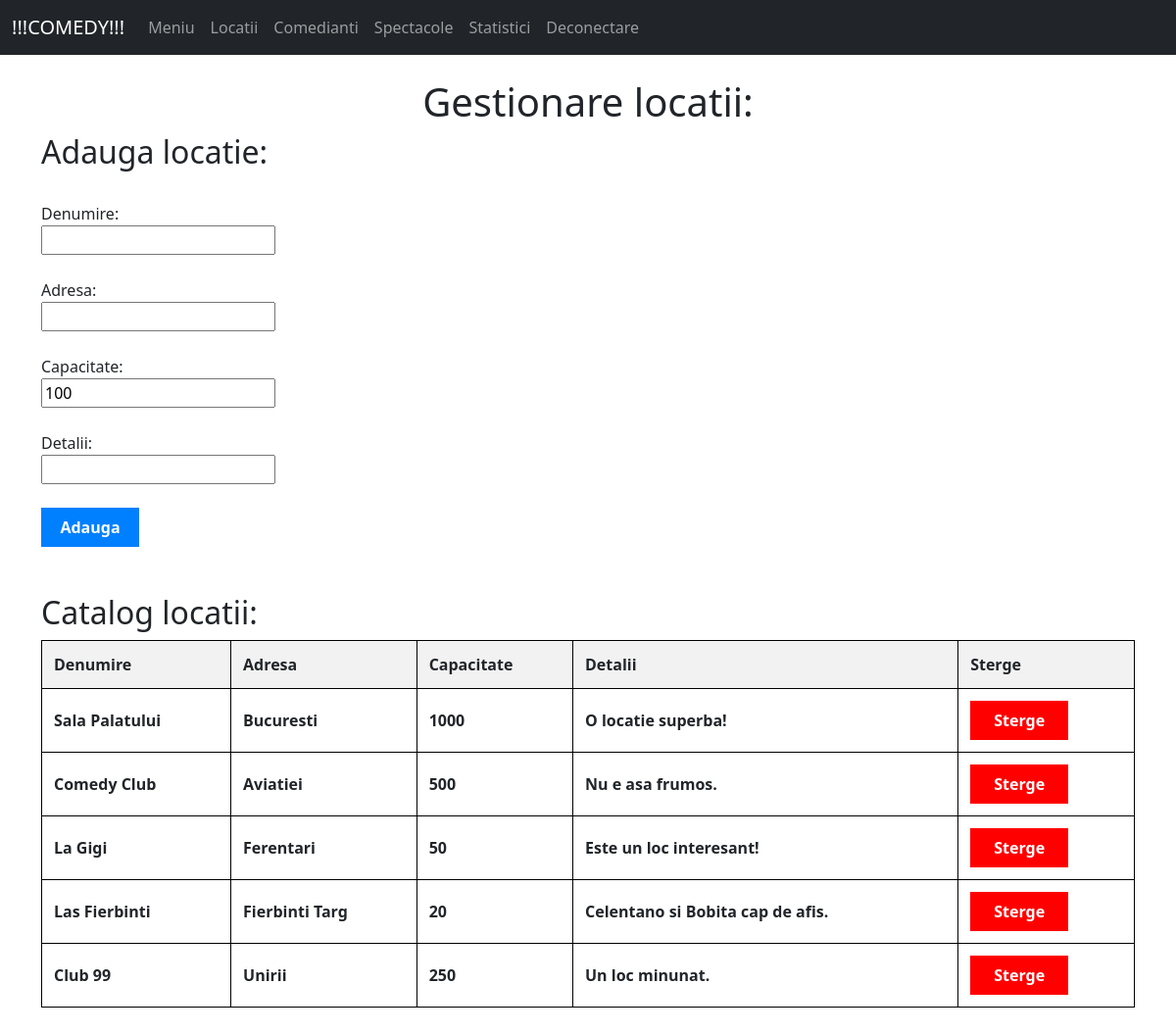
The page /profil_admin/locatii/ (signed in) on the database its author committed.
### tables this page shows
CREATE TABLE Locatie(
            ID_locatie INTEGER PRIMARY KEY AUTOINCREMENT,
            nume_locatie VARCHAR(70),
            adresa VARCHAR(100),
            capacitate INTEGER,
            detalii VARCHAR(150)
         );

### app.py (the view, shortened to what this page needs)
@app.route('/profil_admin/locatii/', methods=['GET', 'POST'])
def locatii():
    if (session["logat"] != 1 or session["tip_cont"] != "admin"):
        return redirect('/')
    print("aici")
    conn = sqlite3.connect('database.db')
    cursor = conn.cursor()
    query = "SELECT * FROM Locatie"
    cursor.execute(query)
    lista_loc = cursor.fetchall()
    return render_template("locatii.html", exista_loc = False, lista_loc = lista_loc)

### templates/locatii.html (shortened to what this page needs)
{% extends 'base_admin.html' %}
{% block content %}
<center>
    <div class= "container">
<h1>Gestionare locatii:</h1>
    </div>
</center>
<h2>Adauga locatie:</h2>
<br>
<form method = "POST" action="#">
    <label for = "nume_locatie">Denumire:</label><br>
    <input type = "text" name = "nume_locatie" required><br>
    <br>
    <label for = "adresa">Adresa:</label><br>
    <input type = "text" name = "adresa" required><br>
    <br>
    <label for = "capacitate">Capacitate:</label><br>
    <input type ="number"  name = "capacitate" min = "1" value = "100"><br>
    <br>
    <label for = "detalii">Detalii:</label><br>
    <input type = "text" name="detalii" required><br>
    <br>
    <button type="submit"><b>Adauga</b></button><br>
</form>
    <br>
    <br>
    <h2>Catalog locatii:</h2>
    <table>
        <table>
            <thead>
                <tr>
                    <th>Denumire</th>
                    <th>Adresa</th>
                    <th>Capacitate</th>
                    <th>Detalii</th>
                    <th>Sterge</th>
                </tr>
            </thead>
            <tbody>
                {% for rand in lista_loc %}
                <tr>
                    <td>{{ rand[1] }}</td>
                    <td>{{ rand[2] }}</td>
                    <td>{{ rand[3] }}</td>
                    <td>{{ rand[4] }}</td>
                    <td>
                        <div class="custom-div" style="background-color: red;">
                        <a href="/profil_admin/locatii/delete/{{ rand[0] }}">Sterge</a>
                        </div>
                    </td>
                </tr>
                {% endfor %}
            </tbody>
        </table>
    </table>
    <br>
    <br>
    <br>
{% endblock %}

### templates/locatii.html (style rules this page uses)
.custom-div { width: 200px; height: 50px; background-color: rgb(28, 107, 46); text-align: center; line-height: 40px; transition: background-color 0.3s; }
.custom-div a { color: #ffffff; text-decoration: none; }
button { width: 100px; height: 40px; background-color: rgb(0, 128, 255); color: #ffffff; border: none; text-align: center; text-decoration: none; display: inline-block; font-size: 16px; transition: background-color 0.3s; }
table { border-collapse: collapse; width: 100%; }
th, td { border: 1px solid black; padding: 12px; text-align: left; }
th { background-color: #f2f2f2; }
td { font-weight: bold; }
.custom-div { width: 100px; height: 40px; background-color: rgb(28, 107, 46); text-align: center; line-height: 40px; transition: background-color 0.3s; }

### rows shown on the page
Locatie: nume_locatie "Sala Palatului", adresa "Bucuresti", capacitate "1000", detalii "O locatie superba!"
Locatie: nume_locatie "Comedy Club", adresa "Aviatiei", capacitate "500", detalii "Nu e asa frumos."
Locatie: nume_locatie "La Gigi", adresa "Ferentari", capacitate "50", detalii "Este un loc interesant!"
Locatie: nume_locatie "Las Fierbinti", adresa "Fierbinti Targ", capacitate "20", detalii "Celentano si Bobita cap de afis."
Locatie: nume_locatie "Club 99", adresa "Unirii", capacitate "250", detalii "Un loc minunat."
